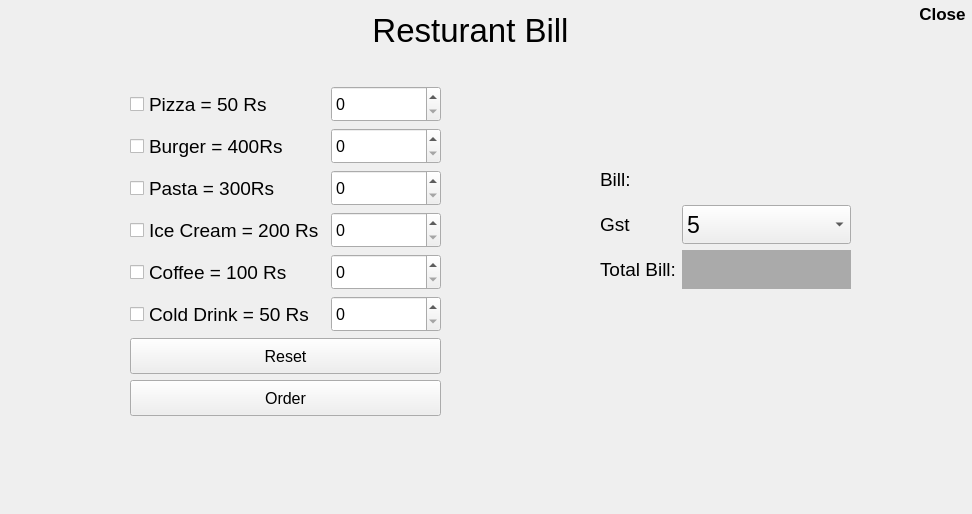
<?xml version="1.0" encoding="UTF-8"?>
<ui version="4.0">
 <class>MainWindow</class>
 <widget class="QMainWindow" name="MainWindow">
  <property name="geometry">
   <rect>
    <x>0</x>
    <y>0</y>
    <width>972</width>
    <height>514</height>
   </rect>
  </property>
  <property name="windowTitle">
   <string>MainWindow</string>
  </property>
  <widget class="QWidget" name="centralwidget">
   <widget class="QLabel" name="label">
    <property name="geometry">
     <rect>
      <x>-2</x>
      <y>0</y>
      <width>977</width>
      <height>501</height>
     </rect>
    </property>
    <property name="minimumSize">
     <size>
      <width>880</width>
      <height>0</height>
     </size>
    </property>
    <property name="styleSheet">
     <string notr="true"/>
    </property>
    <property name="text">
     <string/>
    </property>
    <property name="pixmap">
     <pixmap>background.png</pixmap>
    </property>
    <property name="scaledContents">
     <bool>true</bool>
    </property>
   </widget>
   <widget class="QLabel" name="label_2">
    <property name="geometry">
     <rect>
      <x>320</x>
      <y>10</y>
      <width>301</width>
      <height>41</height>
     </rect>
    </property>
    <property name="font">
     <font>
      <pointsize>25</pointsize>
     </font>
    </property>
    <property name="text">
     <string>Resturant Bill</string>
    </property>
    <property name="alignment">
     <set>Qt::AlignCenter</set>
    </property>
   </widget>
   <widget class="QWidget" name="formLayoutWidget">
    <property name="geometry">
     <rect>
      <x>120</x>
      <y>80</y>
      <width>331</width>
      <height>342</height>
     </rect>
    </property>
    <layout class="QFormLayout" name="formLayout">
     <property name="leftMargin">
      <number>10</number>
     </property>
     <property name="topMargin">
      <number>6</number>
     </property>
     <property name="rightMargin">
      <number>10</number>
     </property>
     <property name="bottomMargin">
      <number>6</number>
     </property>
     <item row="0" column="0">
      <widget class="QCheckBox" name="checkBox">
       <property name="minimumSize">
        <size>
         <width>0</width>
         <height>36</height>
        </size>
       </property>
       <property name="font">
        <font>
         <pointsize>14</pointsize>
        </font>
       </property>
       <property name="styleSheet">
        <string notr="true">QCheckBox::checked{
color:green;
}</string>
       </property>
       <property name="text">
        <string>Pizza = 50 Rs</string>
       </property>
      </widget>
     </item>
     <item row="0" column="1">
      <widget class="QSpinBox" name="spinBox">
       <property name="minimumSize">
        <size>
         <width>0</width>
         <height>36</height>
        </size>
       </property>
       <property name="font">
        <font>
         <pointsize>12</pointsize>
        </font>
       </property>
      </widget>
     </item>
     <item row="1" column="0">
      <widget class="QCheckBox" name="checkBox_2">
       <property name="minimumSize">
        <size>
         <width>0</width>
         <height>36</height>
        </size>
       </property>
       <property name="font">
        <font>
         <pointsize>14</pointsize>
        </font>
       </property>
       <property name="styleSheet">
        <string notr="true">QCheckBox::checked{
color:green;
}</string>
       </property>
       <property name="text">
        <string>Burger = 400Rs</string>
       </property>
      </widget>
     </item>
     <item row="1" column="1">
      <widget class="QSpinBox" name="spinBox_2">
       <property name="minimumSize">
        <size>
         <width>0</width>
         <height>36</height>
        </size>
       </property>
       <property name="font">
        <font>
         <pointsize>12</pointsize>
        </font>
       </property>
      </widget>
     </item>
     <item row="2" column="0">
      <widget class="QCheckBox" name="checkBox_3">
       <property name="minimumSize">
        <size>
         <width>0</width>
         <height>36</height>
        </size>
       </property>
       <property name="font">
        <font>
         <pointsize>14</pointsize>
        </font>
       </property>
       <property name="styleSheet">
        <string notr="true">QCheckBox::checked{
color:green;
}</string>
       </property>
       <property name="text">
        <string>Pasta = 300Rs</string>
       </property>
      </widget>
     </item>
     <item row="2" column="1">
      <widget class="QSpinBox" name="spinBox_3">
       <property name="minimumSize">
        <size>
         <width>0</width>
         <height>36</height>
        </size>
       </property>
       <property name="font">
        <font>
         <pointsize>12</pointsize>
        </font>
       </property>
      </widget>
     </item>
     <item row="3" column="0">
      <widget class="QCheckBox" name="checkBox_4">
       <property name="minimumSize">
        <size>
         <width>0</width>
         <height>36</height>
        </size>
       </property>
       <property name="font">
        <font>
         <pointsize>14</pointsize>
        </font>
       </property>
       <property name="styleSheet">
        <string notr="true">QCheckBox::checked{
color:green;
}</string>
       </property>
       <property name="text">
        <string>Ice Cream = 200 Rs</string>
       </property>
      </widget>
     </item>
     <item row="3" column="1">
      <widget class="QSpinBox" name="spinBox_4">
       <property name="minimumSize">
        <size>
         <width>0</width>
         <height>36</height>
        </size>
       </property>
       <property name="font">
        <font>
         <pointsize>12</pointsize>
        </font>
       </property>
      </widget>
     </item>
     <item row="4" column="0">
      <widget class="QCheckBox" name="checkBox_5">
       <property name="minimumSize">
        <size>
         <width>0</width>
         <height>36</height>
        </size>
       </property>
       <property name="font">
        <font>
         <pointsize>14</pointsize>
        </font>
       </property>
       <property name="styleSheet">
        <string notr="true">QCheckBox::checked{
color:green;
}</string>
       </property>
       <property name="text">
        <string>Coffee = 100 Rs</string>
       </property>
      </widget>
     </item>
     <item row="5" column="0">
      <widget class="QCheckBox" name="checkBox_6">
       <property name="minimumSize">
        <size>
         <width>0</width>
         <height>36</height>
        </size>
       </property>
       <property name="font">
        <font>
         <pointsize>14</pointsize>
        </font>
       </property>
       <property name="styleSheet">
        <string notr="true">QCheckBox::checked{
color:green;
}</string>
       </property>
       <property name="text">
        <string>Cold Drink = 50 Rs</string>
       </property>
      </widget>
     </item>
     <item row="6" column="0" colspan="2">
      <widget class="QPushButton" name="pushButton">
       <property name="minimumSize">
        <size>
         <width>0</width>
         <height>36</height>
        </size>
       </property>
       <property name="font">
        <font>
         <pointsize>12</pointsize>
        </font>
       </property>
       <property name="text">
        <string>Reset</string>
       </property>
      </widget>
     </item>
     <item row="7" column="0" colspan="2">
      <widget class="QPushButton" name="pushButton_2">
       <property name="minimumSize">
        <size>
         <width>0</width>
         <height>36</height>
        </size>
       </property>
       <property name="font">
        <font>
         <pointsize>12</pointsize>
        </font>
       </property>
       <property name="text">
        <string>Order</string>
       </property>
      </widget>
     </item>
     <item row="4" column="1">
      <widget class="QSpinBox" name="spinBox_5">
       <property name="minimumSize">
        <size>
         <width>0</width>
         <height>36</height>
        </size>
       </property>
       <property name="font">
        <font>
         <pointsize>12</pointsize>
        </font>
       </property>
      </widget>
     </item>
     <item row="5" column="1">
      <widget class="QSpinBox" name="spinBox_6">
       <property name="minimumSize">
        <size>
         <width>0</width>
         <height>36</height>
        </size>
       </property>
       <property name="font">
        <font>
         <pointsize>12</pointsize>
        </font>
       </property>
      </widget>
     </item>
    </layout>
   </widget>
   <widget class="QWidget" name="formLayoutWidget_2">
    <property name="geometry">
     <rect>
      <x>590</x>
      <y>160</y>
      <width>261</width>
      <height>131</height>
     </rect>
    </property>
    <layout class="QFormLayout" name="formLayout_2">
     <property name="leftMargin">
      <number>10</number>
     </property>
     <item row="0" column="0">
      <widget class="QLabel" name="label_3">
       <property name="minimumSize">
        <size>
         <width>0</width>
         <height>39</height>
        </size>
       </property>
       <property name="font">
        <font>
         <pointsize>14</pointsize>
        </font>
       </property>
       <property name="text">
        <string>Bill:</string>
       </property>
      </widget>
     </item>
     <item row="1" column="0">
      <widget class="QLabel" name="label_4">
       <property name="minimumSize">
        <size>
         <width>0</width>
         <height>39</height>
        </size>
       </property>
       <property name="font">
        <font>
         <pointsize>14</pointsize>
        </font>
       </property>
       <property name="text">
        <string>Gst</string>
       </property>
      </widget>
     </item>
     <item row="2" column="0">
      <widget class="QLabel" name="label_5">
       <property name="minimumSize">
        <size>
         <width>0</width>
         <height>39</height>
        </size>
       </property>
       <property name="font">
        <font>
         <pointsize>14</pointsize>
        </font>
       </property>
       <property name="text">
        <string>Total Bill:</string>
       </property>
      </widget>
     </item>
     <item row="1" column="1">
      <widget class="QComboBox" name="comboBox">
       <property name="minimumSize">
        <size>
         <width>0</width>
         <height>39</height>
        </size>
       </property>
       <property name="font">
        <font>
         <pointsize>17</pointsize>
        </font>
       </property>
       <item>
        <property name="text">
         <string>5</string>
        </property>
       </item>
       <item>
        <property name="text">
         <string>12</string>
        </property>
       </item>
       <item>
        <property name="text">
         <string>15</string>
        </property>
       </item>
       <item>
        <property name="text">
         <string>18</string>
        </property>
       </item>
       <item>
        <property name="text">
         <string>25</string>
        </property>
       </item>
      </widget>
     </item>
     <item row="0" column="1">
      <widget class="QLabel" name="label_6">
       <property name="font">
        <font>
         <pointsize>17</pointsize>
        </font>
       </property>
       <property name="text">
        <string/>
       </property>
      </widget>
     </item>
     <item row="2" column="1">
      <widget class="QLabel" name="label_7">
       <property name="font">
        <font>
         <pointsize>17</pointsize>
        </font>
       </property>
       <property name="styleSheet">
        <string notr="true">background-color:#AAAAAA;</string>
       </property>
       <property name="text">
        <string/>
       </property>
      </widget>
     </item>
    </layout>
   </widget>
   <widget class="QPushButton" name="pushButton_3">
    <property name="geometry">
     <rect>
      <x>912</x>
      <y>-2</y>
      <width>61</width>
      <height>31</height>
     </rect>
    </property>
    <property name="font">
     <font>
      <pointsize>13</pointsize>
      <weight>75</weight>
      <bold>true</bold>
     </font>
    </property>
    <property name="styleSheet">
     <string notr="true">background-color:red;</string>
    </property>
    <property name="text">
     <string>Close</string>
    </property>
    <property name="flat">
     <bool>true</bool>
    </property>
   </widget>
  </widget>
  <widget class="QMenuBar" name="menubar">
   <property name="geometry">
    <rect>
     <x>0</x>
     <y>0</y>
     <width>972</width>
     <height>21</height>
    </rect>
   </property>
  </widget>
 </widget>
 <resources/>
 <connections/>
</ui>
